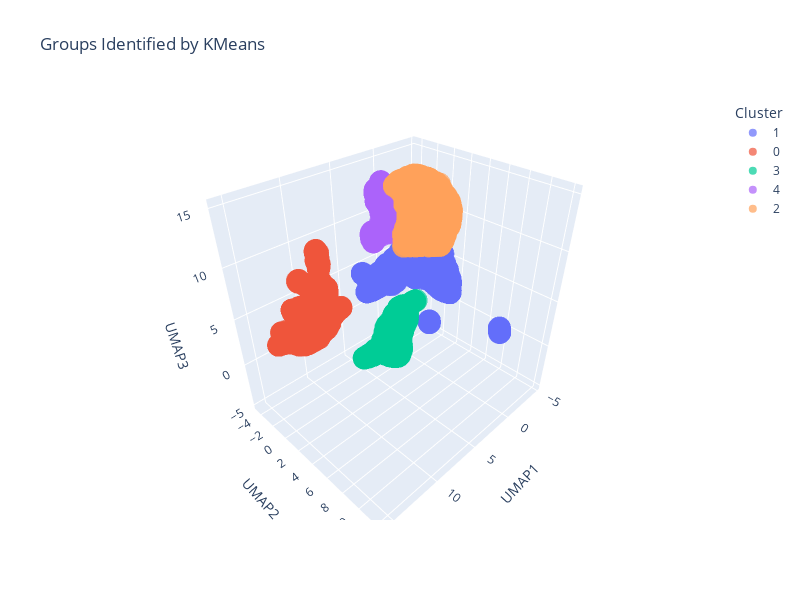

The notebook cell saved with this chart:
### Code cell
import plotly.express as px


df_umap["cluster"] = kmeans.labels_
# fig = px.scatter_3d(df_umap, x="UMAP1", y="UMAP2", z="UMAP3", color="cluster", opacity=0.7,
#                     color_discrete_sequence=dark_colors)  # Use a color sequence suitable for white background
fig = px.scatter_3d(df_umap, x="UMAP1", y="UMAP2", z="UMAP3", 
                     color=df_umap["cluster"].astype(str),
                     title="Groups Identified by KMeans",
                     labels={"color": "Bestseller"},
                     opacity=0.7)

fig.update_layout(width=800, height=600, legend_title_text='Cluster')  # Set the figure size and legend title
fig.show()

### Figure 1 — Plotly figure (JSON) as saved in the notebook; plotly's stock layout.template omitted (floating-point values rounded to 4 significant figures; data arrays with more than 128 entries replaced by an {"elided": "..."} marker saying what was removed)
{"data": [{"hovertemplate": "Bestseller=1<br>UMAP1=%{x}<br>UMAP2=%{y}<br>UMAP3=%{z}<extra></extra>", "legendgroup": "1", "marker": {"color": "#636efa", "opacity": 0.7, "symbol": "circle"}, "mode": "markers", "name": "1", "scene": "scene", "showlegend": true, "type": "scatter3d", "x": {"elided": "3602 float values"}, "y": {"elided": "3602 float values"}, "z": {"elided": "3602 float values"}}, {"hovertemplate": "Bestseller=0<br>UMAP1=%{x}<br>UMAP2=%{y}<br>UMAP3=%{z}<extra></extra>", "legendgroup": "0", "marker": {"color": "#EF553B", "opacity": 0.7, "symbol": "circle"}, "mode": "markers", "name": "0", "scene": "scene", "showlegend": true, "type": "scatter3d", "x": {"elided": "2972 float values"}, "y": {"elided": "2972 float values"}, "z": {"elided": "2972 float values"}}, {"hovertemplate": "Bestseller=3<br>UMAP1=%{x}<br>UMAP2=%{y}<br>UMAP3=%{z}<extra></extra>", "legendgroup": "3", "marker": {"color": "#00cc96", "opacity": 0.7, "symbol": "circle"}, "mode": "markers", "name": "3", "scene": "scene", "showlegend": true, "type": "scatter3d", "x": {"elided": "2954 float values"}, "y": {"elided": "2954 float values"}, "z": {"elided": "2954 float values"}}, {"hovertemplate": "Bestseller=4<br>UMAP1=%{x}<br>UMAP2=%{y}<br>UMAP3=%{z}<extra></extra>", "legendgroup": "4", "marker": {"color": "#ab63fa", "opacity": 0.7, "symbol": "circle"}, "mode": "markers", "name": "4", "scene": "scene", "showlegend": true, "type": "scatter3d", "x": {"elided": "1564 float values"}, "y": {"elided": "1564 float values"}, "z": {"elided": "1564 float values"}}, {"hovertemplate": "Bestseller=2<br>UMAP1=%{x}<br>UMAP2=%{y}<br>UMAP3=%{z}<extra></extra>", "legendgroup": "2", "marker": {"color": "#FFA15A", "opacity": 0.7, "symbol": "circle"}, "mode": "markers", "name": "2", "scene": "scene", "showlegend": true, "type": "scatter3d", "x": {"elided": "4406 float values"}, "y": {"elided": "4406 float values"}, "z": {"elided": "4406 float values"}}], "layout": {"height": 600, "legend": {"title": {"text": "Cluster"}, "tracegroupgap": 0}, "scene": {"domain": {"x": [0, 1], "y": [0, 1]}, "xaxis": {"title": {"text": "UMAP1"}}, "yaxis": {"title": {"text": "UMAP2"}}, "zaxis": {"title": {"text": "UMAP3"}}}, "title": {"text": "Groups Identified by KMeans"}, "width": 800}}
